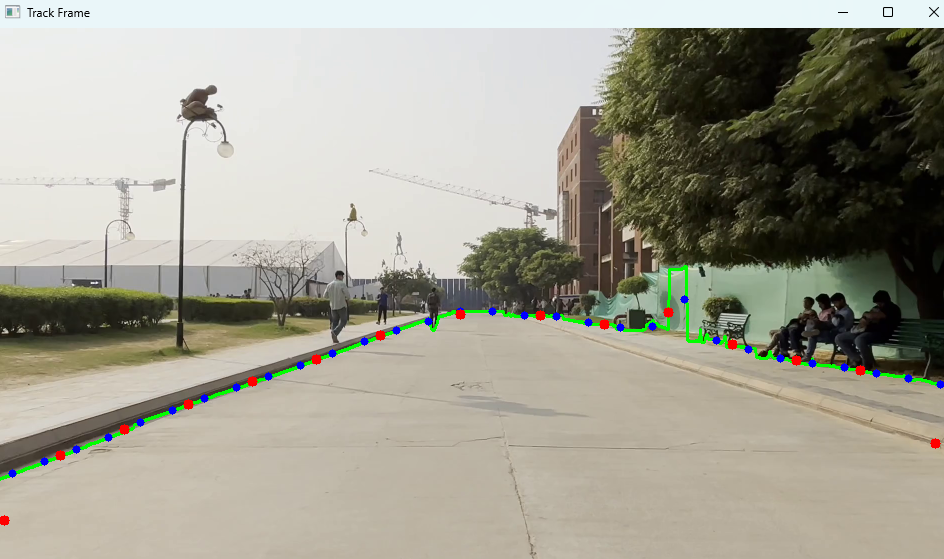
#> input picture images/image1.png, 944 x 559 px, given in place of the camera
$ python main_cam.py
#> lines starting #> are read from the running program, lines starting #| are printed output that depends on the picture; after the words box and inside, x2 and y2 are one past the last pixel; in counts of white or black regions, pixels touching at a corner belong together
### best_fit.py
import numpy as np
import cv2
from sklearn.linear_model import LinearRegression

def fit_and_visualize_lines(coordinates, frame_width=800, frame_height=600):

    points = np.array(coordinates)

    sorted_indices = np.argsort(points[:, 0])
    sorted_points = points[sorted_indices]

    mid_point = len(sorted_points) // 2
    first_half = sorted_points[:mid_point]
    second_half = sorted_points[mid_point:]

    def fit_line(points):
        X = points[:, 0].reshape(-1, 1)
        y = points[:, 1]
        reg = LinearRegression()
        reg.fit(X, y)
        return reg.coef_[0], reg.intercept_

    slope1, intercept1 = fit_line(first_half)
    slope2, intercept2 = fit_line(second_half)

    frame = np.ones((frame_height, frame_width, 3), dtype=np.uint8) * 255

    def scale_points(points):
        margin = 50
        x_min, x_max = points[:, 0].min(), points[:, 0].max()
        y_min, y_max = points[:, 1].min(), points[:, 1].max()

        x_scale = (frame_width - 2 * margin) / (x_max - x_min)
        y_scale = (frame_height - 2 * margin) / (y_max - y_min)

        scaled_points = np.zeros_like(points)
        scaled_points[:, 0] = (points[:, 0] - x_min) * x_scale + margin
        scaled_points[:, 1] = (points[:, 1] - y_min) * y_scale + margin

        return scaled_points, (x_scale, y_scale), (x_min, y_min)

    all_points = np.vstack((first_half, second_half))
    scaled_points, (x_scale, y_scale), (x_min, y_min) = scale_points(all_points)

    scaled_first_half = scaled_points[:mid_point]
    scaled_second_half = scaled_points[mid_point:]

    for point in scaled_first_half:
        cv2.circle(frame, tuple(point.astype(int)), 3, (255, 0, 0), -1)  # Blue
    for point in scaled_second_half:
        cv2.circle(frame, tuple(point.astype(int)), 3, (0, 255, 0), -1)  # Green

    def draw_line(slope, intercept, points, color):
        x_start = points[:, 0].min()
        x_end = points[:, 0].max()

        y_start = int(slope * x_start + intercept)
        y_end = int(slope * x_end + intercept)

        cv2.line(frame,
                 (int(x_start), y_start),
                 (int(x_end), y_end),
                 color, 2)

    scaled_slope1 = slope1 * y_scale / x_scale
    scaled_intercept1 = (intercept1 - y_min) * y_scale + 50

    scaled_slope2 = slope2 * y_scale / x_scale
    scaled_intercept2 = (intercept2 - y_min) * y_scale + 50

    draw_line(scaled_slope1, scaled_intercept1, scaled_first_half, (0, 0, 255))  # Red
    draw_line(scaled_slope2, scaled_intercept2, scaled_second_half, (0, 0, 255))  # Red

    return frame

# [11 lines that do not run on import are left out]

### main_cam.py
import numpy as np
import cv2
from typing import List, Tuple
from best_fit import fit_and_visualize_lines

class VideoTracker:
    def __init__(self, video_path: str, pixel_distance_threshold: int = 500, splits: int = 30):
        self.video_path = cv2.VideoCapture(0)
        self.pixel_distance_threshold = pixel_distance_threshold
        self.splits = splits
        self.cap = None
        self.use_gpu = self._check_gpu_support()

    def _check_gpu_support(self) -> bool:
        try:
            if hasattr(cv2, 'cuda') and cv2.cuda.getCudaEnabledDeviceCount() > 0:
                print("GPU acceleration is available!")
                return True
            else:
                print("No GPU found. Falling back to CPU processing.")
                return False
        except Exception as e:
            print(f"Error checking GPU support: {e}")
            return False

    def _gpu_preprocess_frame(self, frame: np.ndarray) -> np.ndarray:
        gray_frame = cv2.cvtColor(frame, cv2.COLOR_BGR2GRAY)
        blurred = cv2.GaussianBlur(gray_frame, (3, 3), 5)
        edges = cv2.Canny(blurred, 100, 200)
        num_labels, labels, stats, _ = cv2.connectedComponentsWithStats(edges, connectivity=8)
        min_size = 10
        filtered_edges = np.zeros_like(edges, dtype=np.uint8)
        for i in range(1, num_labels):
            if stats[i, cv2.CC_STAT_AREA] >= min_size:
                filtered_edges[labels == i] = 255
        return filtered_edges

    def _find_bottom_white_pixels(self, image: np.ndarray) -> List[Tuple[int, int]]:
        height, width = image.shape
        bottom_white_pixels = []
        top_skip = 0
        bottom_skip = 10
        for x in range(width):
            column = image[top_skip:height-bottom_skip, x]
            white_indices = np.where(column == 255)[0]
            if len(white_indices) > 0:
                bottom_pixel_y = white_indices[-1] + top_skip
                bottom_white_pixels.append((x, bottom_pixel_y))
        return bottom_white_pixels

    @staticmethod
    def _calculate_distance(coord1: Tuple[int, int], coord2: Tuple[int, int]) -> int:
        return int(np.sqrt((coord2[0] - coord1[0])**2 + (coord2[1] - coord1[1])**2))

    def _filter_pixels(self, points: List[Tuple[int, int]]) -> List[Tuple[int, int]]:
        if len(points) <= 2:
            return points
        filtered_points = [points[0]]
        for i in range(1, len(points) - 1):
            prev_dist = self._calculate_distance(points[i], points[i-1])
            next_dist = self._calculate_distance(points[i], points[i+1])
            if prev_dist <= self.pixel_distance_threshold and next_dist <= self.pixel_distance_threshold:
                filtered_points.append(points[i])
        filtered_points.append(points[-1])
        return filtered_points

    def _split_coordinates(self, coordinates: List[Tuple[int, int]], number_splits=-1) -> List[List[Tuple[int, int]]]:
        if number_splits==-1:
            number_splits = self.splits
        if not coordinates:
            return [[] for _ in range(number_splits)]
        sorted_coords = sorted(coordinates, key=lambda coord: coord[0])
        split_indices = np.linspace(0, len(sorted_coords), number_splits + 1, dtype=int)
        return [sorted_coords[split_indices[i]:split_indices[i+1]] for i in range(number_splits)]

    def _calculate_centroids(self, coordinate_lists: List[List[Tuple[int, int]]]) -> List[Tuple[int, int]]:
        centroids = []
        for sublist in coordinate_lists:
            if not sublist:
                centroids.append((0, 0))
                continue
            centroid = (
                int(sum(coord[0] for coord in sublist) / len(sublist)),
                int(sum(coord[1] for coord in sublist) / len(sublist))
            )
            centroids.append(centroid)
        return centroids

    @staticmethod
    def _connect_coordinates(image: np.ndarray, coordinates: List[Tuple[int, int]]) -> np.ndarray:
        updated_image = image.copy()
        for i in range(len(coordinates) - 1):
            cv2.line(updated_image, coordinates[i], coordinates[i + 1],
                     color=(0, 255, 0), thickness=2)
        return updated_image

    def process_video(self):
        self.cap = cv2.VideoCapture(0)
        if not self.cap.isOpened():
            raise FileNotFoundError(f"Could not open video: {self.video_path}")
        try:
            while True:
                ret, frame = self.cap.read()
                if not ret:
                    break

                height, width, _ = frame.shape
                road_path = np.zeros_like(frame)
                edges = self._gpu_preprocess_frame(frame)
                bottom_pixels = self._find_bottom_white_pixels(edges)
                filtered_bottom_pixels = self._filter_pixels(bottom_pixels)
                sections = self._split_coordinates(filtered_bottom_pixels)
                section_centroids = self._calculate_centroids(sections)
                traced_track = self._connect_coordinates(frame, bottom_pixels)

                for centroid in section_centroids:
                    cv2.circle(traced_track, centroid, 4, (255, 0, 0), -1)

                second_phase = []

                limit_y = 250

                for centroid in section_centroids:
                    cen_x, cen_y = centroid[0], centroid[-1]
                    if cen_y <= limit_y:
                        cen_y = limit_y
                    second_phase.append((cen_x, cen_y))

                second_phase_sorted = sorted(second_phase, key=lambda point: point[0])
                second_phase_sorted.insert(0, (0, height))
                second_phase_sorted.append((width, height))

                for i in range(len(second_phase_sorted) - 1):
                    cv2.line(road_path, second_phase_sorted[i], second_phase_sorted[i + 1], color=(255, 0, 0), thickness=1)

                third_phase = self._split_coordinates(second_phase_sorted, 15)
                third_phase_centroid = self._calculate_centroids(third_phase)
                third_phase_centroid.insert(0, (0, height))
                third_phase_centroid.append((width, height))

                for third_centroid in third_phase_centroid:
                    cv2.circle(traced_track, third_centroid, 5, (0, 0, 255), -1)

                for i in range(len(third_phase_centroid) - 1):
                    cv2.line(road_path, third_phase_centroid[i], third_phase_centroid[i + 1], color=(0, 0, 255), thickness=1)

                traced_track2 = fit_and_visualize_lines(third_phase_centroid, width, height)

                cv2.imshow('Track Frame', traced_track)
                cv2.imshow('Track Frame2', traced_track2)
                cv2.imshow('Edge Detection', edges)
                cv2.imshow('road_path', road_path)

                if cv2.waitKey(30) & 0xFF == ord('q'):
                    break

        finally:
            if self.cap:
                self.cap.release()
            cv2.destroyAllWindows()

def main():
    video_path = ''
    tracker = VideoTracker(video_path)
    tracker.process_video()
#> in process_video, frame is the input picture: shape (559, 944, 3); mean B, G, R 146.6, 159.7, 161.7
#> in _gpu_preprocess_frame, `edges = cv2.Canny(blurred, 100, 200)`:
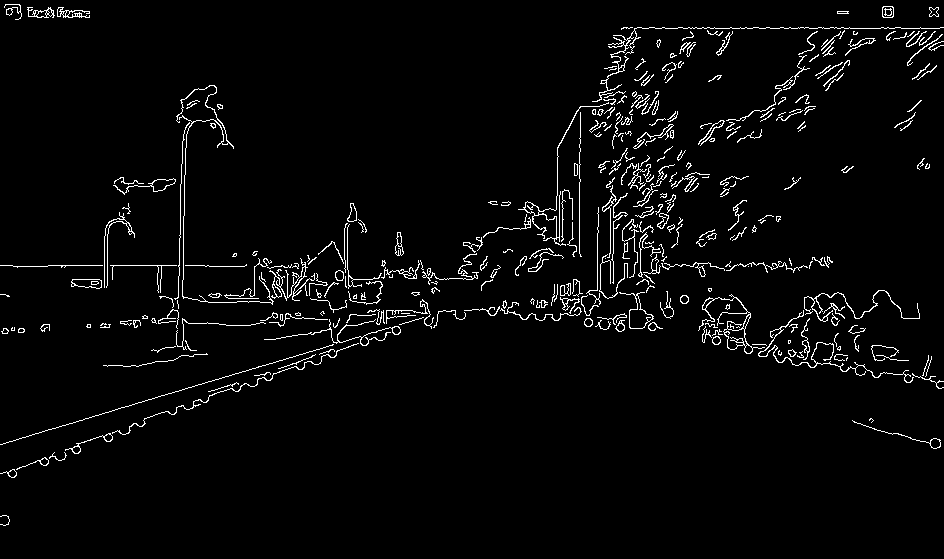
#> edges: shape (559, 944); 3.2% white in thin lines or dots
#> in _gpu_preprocess_frame, `num_labels, labels, stats, _ = cv2.connectedComponentsWithStats(edges,..`:
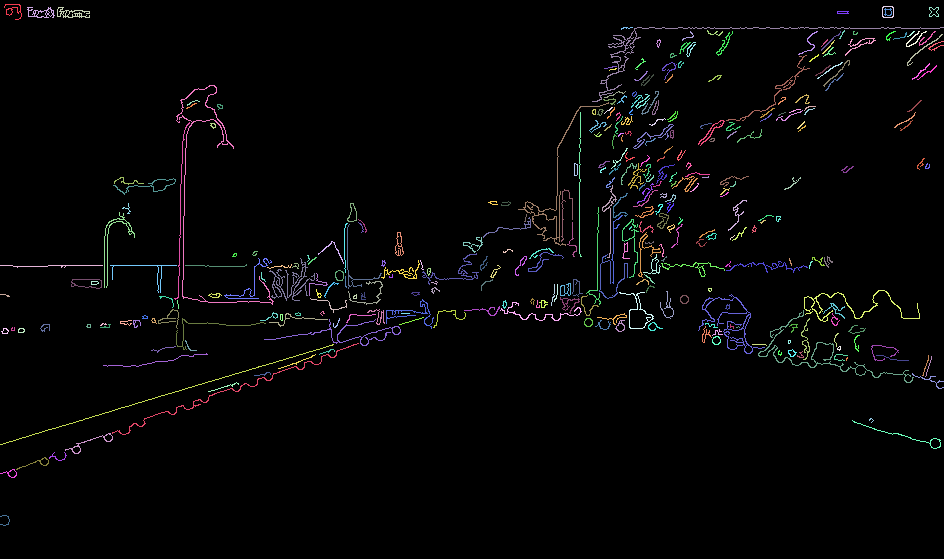
#> labels: shape (559, 944) int32; 339 distinct labels, from 0 to 338; one colour per label, 0 black
#> in _gpu_preprocess_frame, `num_labels, labels, stats, _ = cv2.connectedComponentsWithStats(edges,..`: num_labels = 339; stats = 339 rows, first 6: [0, 0, 944, 559, 510590], [4, 4, 18, 16, 75], [27, 7, 28, 11, 113], [57, 7, 33, 11, 138], [882, 6, 12, 12, 44], [929, 7, 10, 10, 36]
#> the loop in _find_bottom_white_pixels, `for x in range(width):` made 944 passes
#> (white_indices, bottom_pixel_y) on passes 1, 2, 3, 4, 5, 6, 10: ([265, 294, 444, 473, 516, 524], 524), ([265, 294, 331, 444, 473, 516, 524], 524), ([265, 294, 331, 332, 333, 444, 473, 515, 524], 524), ([265, 294, 328, 329, 330, 333, 443, 472, 515, 525], 525), ([6, 7, 265, 294, 328, 333, 443, 472, 515, 525], 525), ([4, 5, 265, 294, 328, 333, 443, 472, 515, 525], 525), ([4, 8, 15, 265, 296, 441, 471, 475, 476, 519, 520, 521], 521)
#> after the loop in _find_bottom_white_pixels, `for x in range(width):`: bottom_white_pixels = 944 pairs, first value 0 to 943, second value 264 to 525
#> in process_video, `bottom_pixels = self._find_bottom_white_pixels(edges)`: bottom_pixels has the same summary as bottom_white_pixels in _find_bottom_white_pixels
#> in _filter_pixels, `filtered_points = [points[0]]`: filtered_points = [(0, 524)]
#> the loop in _filter_pixels, `for i in range(1, len(points) - 1):` made 942 passes
#> (prev_dist, next_dist) on passes 1 to 3: (1, 1), (1, 1), (1, 1)
#> after the loop in _filter_pixels, `for i in range(1, len(points) - 1):`: filtered_points = 943 pairs, first value 0 to 942, second value 264 to 525
#> in process_video, `filtered_bottom_pixels = self._filter_pixels(bottom_pixels)`: filtered_bottom_pixels has the same summary as bottom_white_pixels in _find_bottom_white_pixels
#> in _split_coordinates, `sorted_coords = sorted(coordinates, key=lambda coord: coord[0])`: sorted_coords has the same summary as bottom_white_pixels in _find_bottom_white_pixels
#> in _split_coordinates, `split_indices = np.linspace(0, len(sorted_coords), number_splits + 1, ..`: split_indices = 31 values from 0 to 944
#> in process_video, `sections = self._split_coordinates(filtered_bottom_pixels)`: sections = 30 items
#> the loop in _calculate_centroids, `for sublist in coordinate_lists:` made 30 passes
#> centroid on passes 1 to 8: (15, 487), (46, 460), (77, 447), (109, 436), (140, 423), (172, 410), (203, 400), (235, 388)
#> after the loop in _calculate_centroids, `for sublist in coordinate_lists:`: centroids = 30 pairs, first value 15 to 927, second value 298 to 487
#> in process_video, `section_centroids = self._calculate_centroids(sections)`: section_centroids has the same summary as centroids in _calculate_centroids
#> after the loop in _connect_coordinates, `for i in range(len(coordinates) - 1):`:
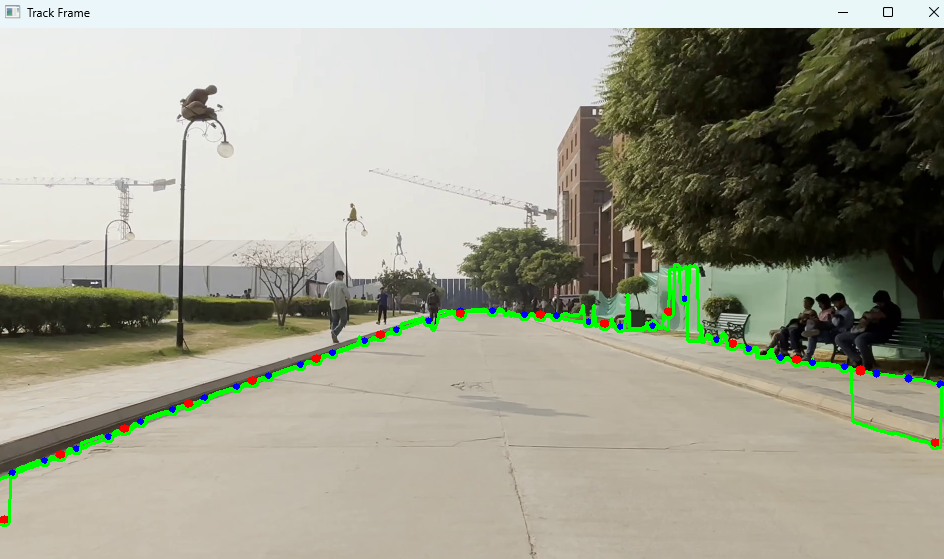
#> updated_image: shape (559, 944, 3); 0.82% of pixels changed, all inside (x1, y1, x2, y2) = (0, 263, 944, 527)
#> the loop in process_video, `for centroid in section_centroids:` made 30 passes
#> after the loop in process_video, `for centroid in section_centroids:`:
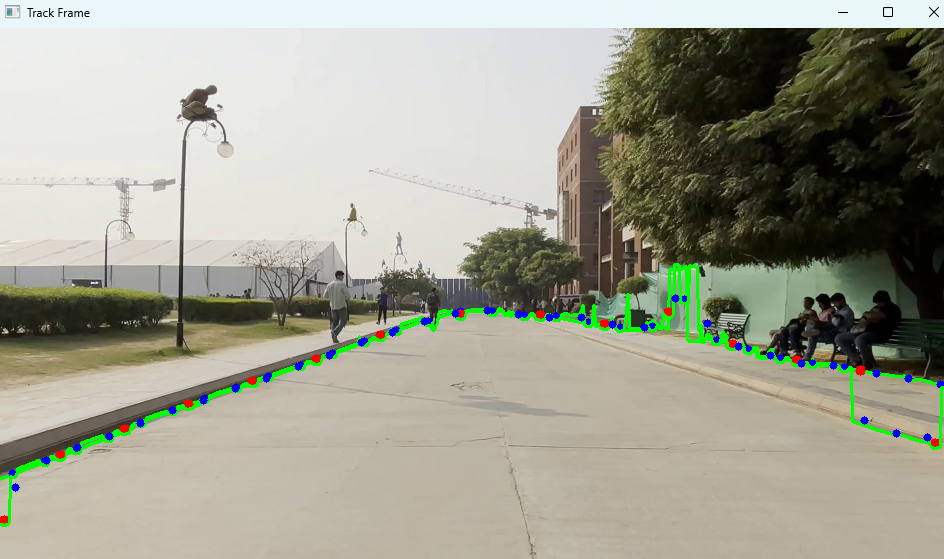
#> traced_track: shape (559, 944, 3); 0.22% of pixels changed, all inside (x1, y1, x2, y2) = (11, 294, 932, 492)
#> the loop in process_video, `for centroid in section_centroids:` made 30 passes
#> after the loop in process_video, `for centroid in section_centroids:`: second_phase has the same summary as centroids in _calculate_centroids
#> in process_video, `second_phase_sorted = sorted(second_phase, key=lambda point: point[0])`: second_phase_sorted has the same summary as centroids in _calculate_centroids
#> the loop in process_video, `for i in range(len(second_phase_sorted) - 1):` made 31 passes
#> after the loop in process_video, `for i in range(len(second_phase_sorted) - 1):`:
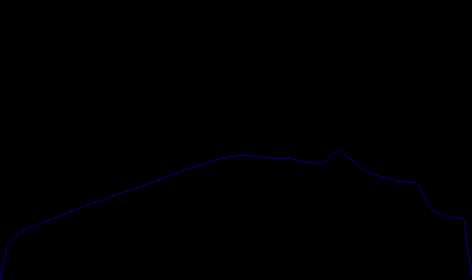
#> road_path: shape (559, 944, 3) (shown at 1/2 size); mean of channels 0, 1, 2 0.5, 0, 0; drawn as B, G, R
#> in process_video, `third_phase = self._split_coordinates(second_phase_sorted, 15)`: third_phase = 15 items
#> the loop in _calculate_centroids (call 2), `for sublist in coordinate_lists:` made 15 passes
#> (sublist, centroid) on passes 1 to 8: ([(0, 559), (15, 487)], (7, 523)), ([(46, 460), (77, 447)], (61, 453)), ([(109, 436), (140, 423)], (124, 429)), ([(172, 410), (203, 400)], (187, 405)), ([(235, 388), (266, 378)], (250, 383)), ([(298, 366), (329, 355)], (313, 360)), ([(361, 342), (392, 332)], (376, 337)), ([(424, 321), (455, 313), (487, 310)], (455, 314))
#> in process_video, `third_phase_centroid = self._calculate_centroids(third_phase)`: third_phase_centroid = [(7, 523), (61, 453), (124, 429), (187, 405), (250, 383), (313, 360), (376, 337), (455, 314), (533, 315), (596, 320), (659, 312), (722, 334), (785, 359), (848, 392), (922, 476)]
#> the loop in process_video, `for third_centroid in third_phase_centroid:` made 17 passes
#> after the loop in process_video, `for third_centroid in third_phase_centroid:`:
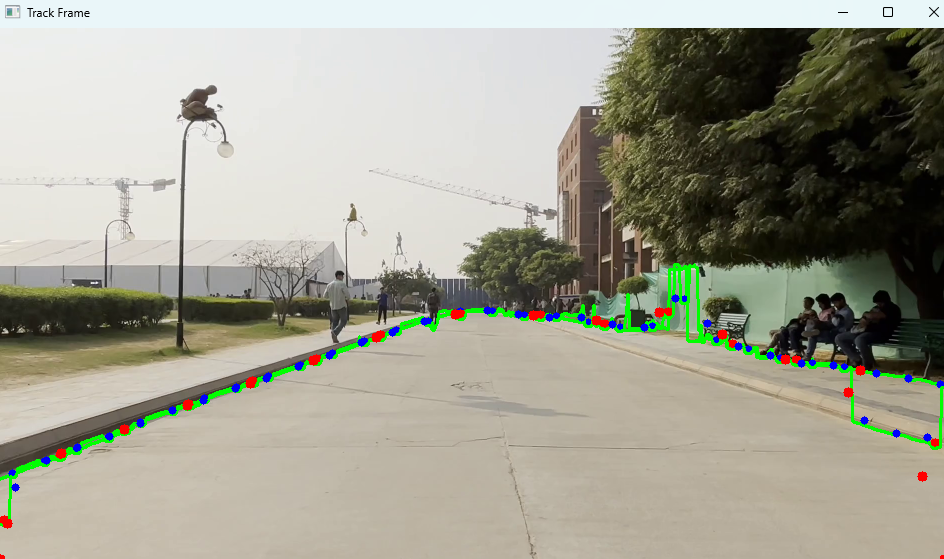
#> traced_track: shape (559, 944, 3); 0.18% of pixels changed, all inside (x1, y1, x2, y2) = (0, 307, 944, 559)
#> the loop in process_video, `for i in range(len(third_phase_centroid) - 1):` made 16 passes
#> after the loop in process_video, `for i in range(len(third_phase_centroid) - 1):`:
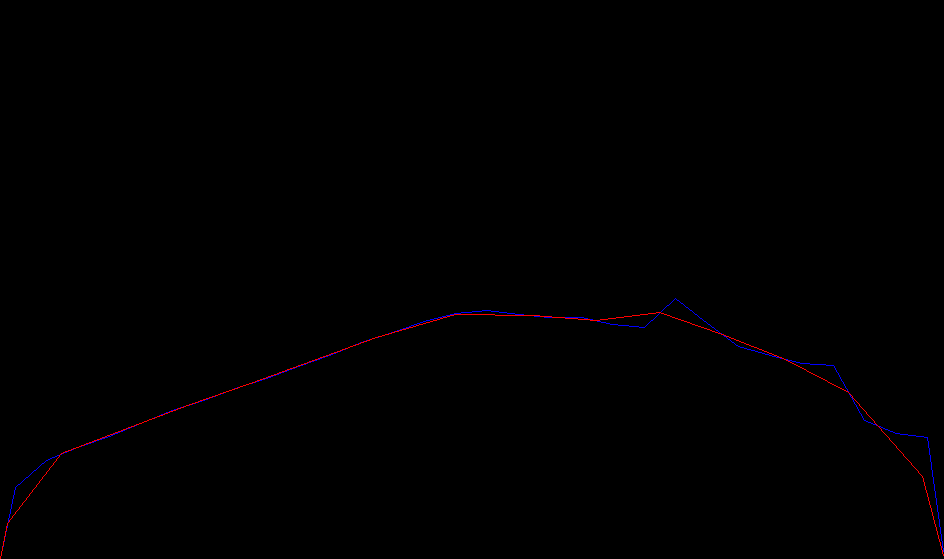
#> road_path: shape (559, 944, 3); 0.2% of pixels changed, all inside (x1, y1, x2, y2) = (0, 312, 944, 559); drawn as B, G, R
#> in fit_and_visualize_lines, `points = np.array(coordinates)`: points = 17 rows, first 8: [0, 559], [7, 523], [61, 453], [124, 429], [187, 405], [250, 383], [313, 360], [376, 337]
#> (the rest of the program and of its run is left out)
